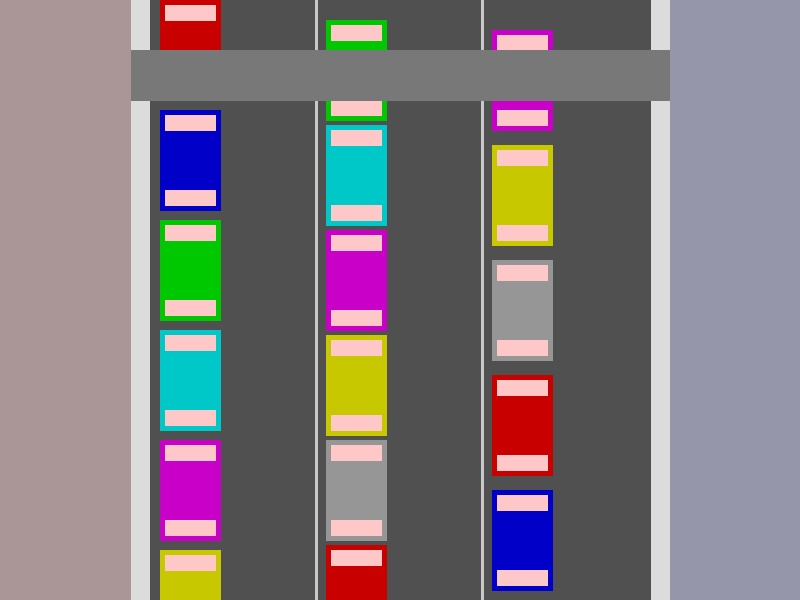
#> input picture real_traffic.jpg, 800 x 600 px
$ python direct_process.py
#> lines starting #> are read from the running program, lines starting #| are printed output that depends on the picture; after the words box and inside, x2 and y2 are one past the last pixel; in counts of white or black regions, pixels touching at a corner belong together
import cv2
import numpy as np
import matplotlib.pyplot as plt
import os
import base64
from PIL import Image
import io

def process_real_traffic_image():
    # Create output directory
    if not os.path.exists('output'):
        os.makedirs('output')

    # Load the image directly using OpenCV
    img = cv2.imread('real_traffic.jpg')
#> img is the input picture: shape (600, 800, 3); mean B, G, R 125.8, 121.4, 129.3
    if img is None:
        # If image doesn't exist, create a placeholder
        print("Creating placeholder traffic image...")
        img = np.zeros((600, 800, 3), dtype=np.uint8)
        # Draw a road with traffic
        cv2.rectangle(img, (200, 0), (600, 600), (80, 80, 80), -1)
        # Add cars
        for i in range(10):
            x = 250 + (i % 3) * 100
            y = 100 + (i // 3) * 120
            cv2.rectangle(img, (x, y), (x+80, y+40), (0, 0, 255), -1)
        cv2.imwrite('real_traffic.jpg', img)

    # Apply optimized detection for real traffic footage
    print("Processing traffic image...")

    # Convert to grayscale
    gray = cv2.cvtColor(img, cv2.COLOR_BGR2GRAY)
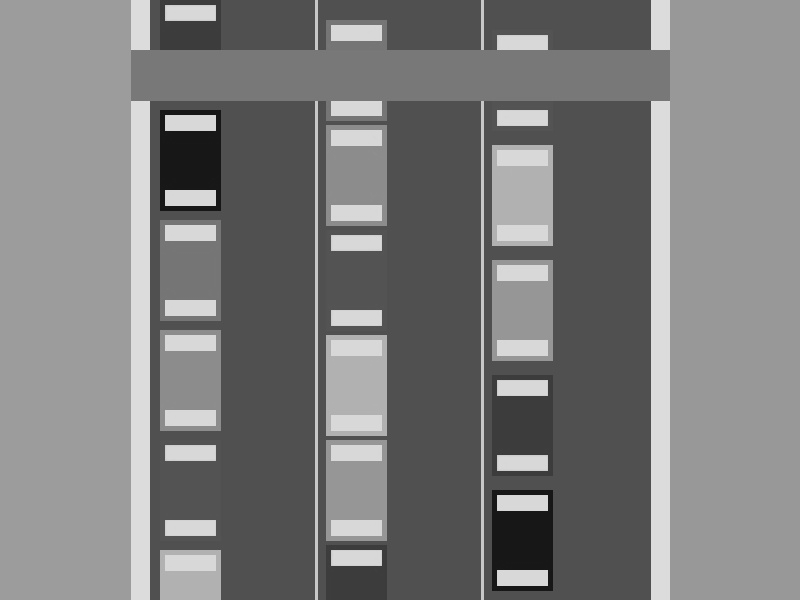
#> gray: shape (600, 800); min 18, max 226, mean 124.3

    # Apply Gaussian blur to reduce noise
    blurred = cv2.GaussianBlur(gray, (5, 5), 0)

    # Apply CLAHE (Contrast Limited Adaptive Histogram Equalization)
    clahe = cv2.createCLAHE(clipLimit=2.0, tileGridSize=(8, 8))
    enhanced = clahe.apply(blurred)

    # Apply adaptive thresholding
    thresh = cv2.adaptiveThreshold(enhanced, 255, cv2.ADAPTIVE_THRESH_GAUSSIAN_C,
                                  cv2.THRESH_BINARY_INV, 11, 2)
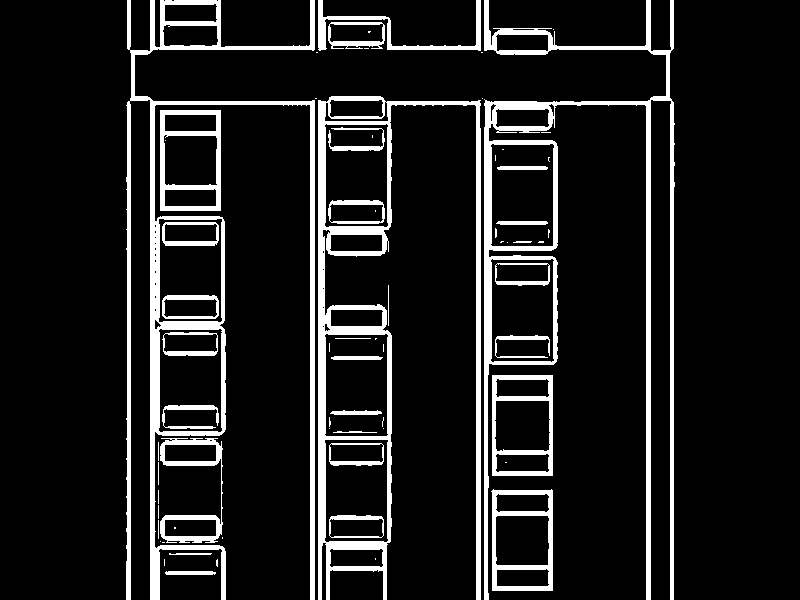
#> thresh: shape (600, 800); 11.4% white; 68 white regions (38 under 20 px), largest, box (x1, y1, x2, y2) and area: (126, 0, 315, 600) 14129, (484, 0, 675, 600) 13157, (318, 96, 481, 600) 12126

    # Apply morphological operations
    kernel = np.ones((5, 5), np.uint8)
    opening = cv2.morphologyEx(thresh, cv2.MORPH_OPEN, kernel)
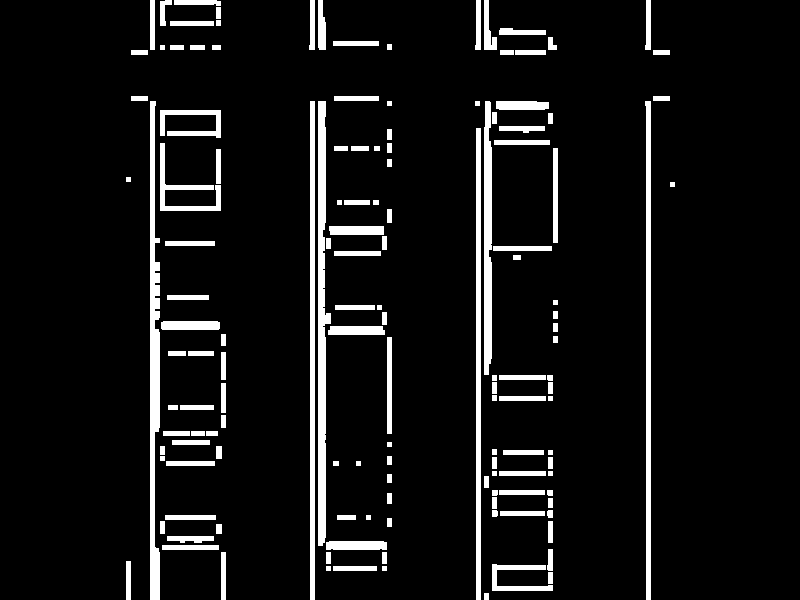
#> opening: shape (600, 800); 7.4% white; 141 white regions, largest, box (x1, y1, x2, y2) and area: (150, 101, 160, 600) 3538, (318, 101, 331, 546) 3456, (645, 101, 651, 600) 2500
    closing = cv2.morphologyEx(opening, cv2.MORPH_CLOSE, kernel)
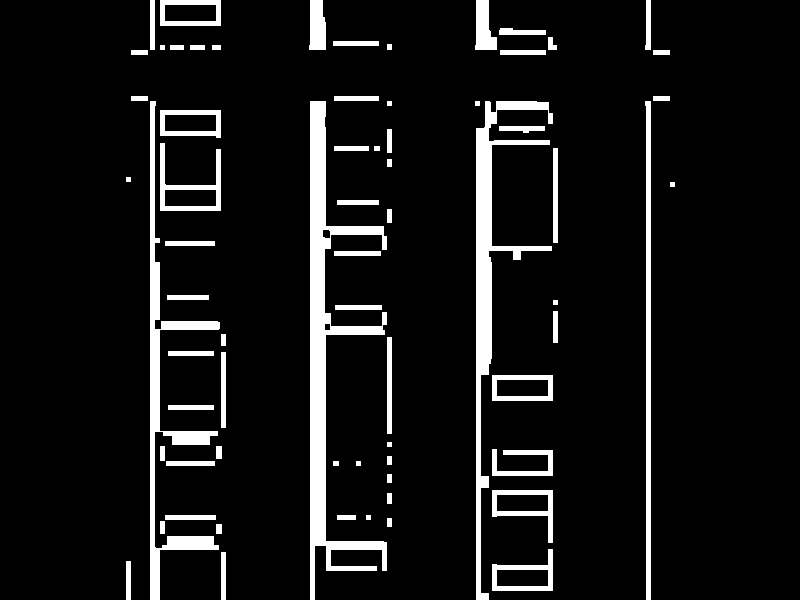
#> closing: shape (600, 800); 8.2% white; 69 white regions

    # Find contours
    contours, _ = cv2.findContours(closing, cv2.RETR_EXTERNAL, cv2.CHAIN_APPROX_SIMPLE)
#> contours = 69 contours, 9 with area under 20; largest, box (x1, y1, x2, y2) and area: (310, 101, 387, 600) 8808, (476, 101, 553, 600) 5811, (150, 101, 220, 600) 4728, (645, 101, 651, 600) 1996, (160, 143, 221, 211) 1814

    # Filter contours by size and draw bounding boxes
    min_contour_area = 500
    max_contour_area = 10000
    car_count = 0
    result_frame = img.copy()

    for contour in contours:
        area = cv2.contourArea(contour)
        if min_contour_area < area < max_contour_area:
            x, y, w, h = cv2.boundingRect(contour)
            # Filter by aspect ratio to better identify cars
            aspect_ratio = float(w) / h
            if 0.3 < aspect_ratio < 2.5:  # Typical car aspect ratios
                cv2.rectangle(result_frame, (x, y), (x + w, y + h), (0, 255, 0), 2)
                car_count += 1
#> this loop made 69 passes
#> (contour, area, x, y, w, h, aspect_ratio) on pass 22: ([[492, 375], [492, 400], [552, 400], [552, 375]], 1500, 492, 375, 61, 26, 2.35)
#> (area, x, y, w, h, aspect_ratio) on passes 3, 11, 17, 41, 44, 45: (1569, 492, 549, 61, 42, 1.45), (1613, 492, 490, 61, 53, 1.15), (593.5, 492, 449, 61, 27, 2.26), (1814.5, 160, 143, 61, 68, 0.897), (1508.5, 160, 110, 61, 28, 2.18), (1996.5, 645, 101, 6, 499, 0.012)
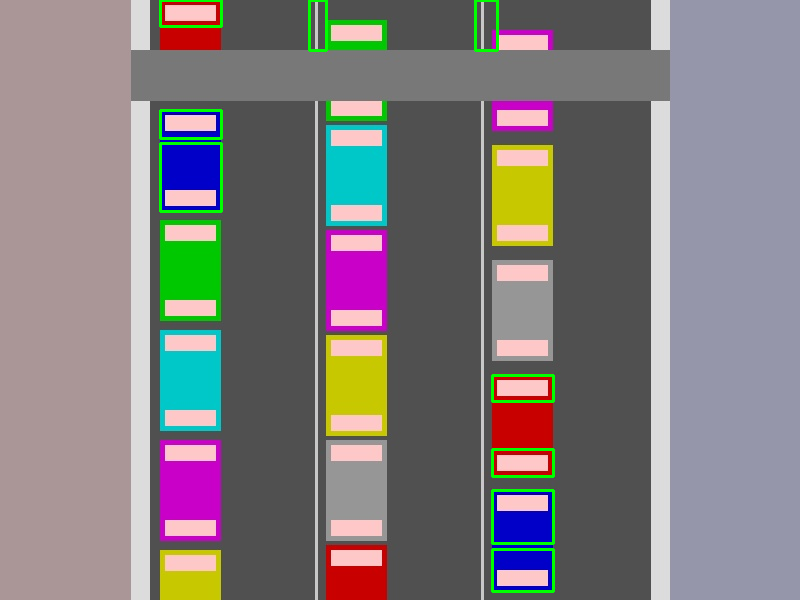
#> result_frame: shape (600, 800, 3); 1.02% of pixels changed, all inside (x1, y1, x2, y2) = (159, 0, 555, 593)
#> after the loop, car_count = 9

    # Add car count to the frame
    cv2.putText(result_frame, f'Cars: {car_count}', (10, 30),
                cv2.FONT_HERSHEY_SIMPLEX, 1, (0, 255, 0), 2)
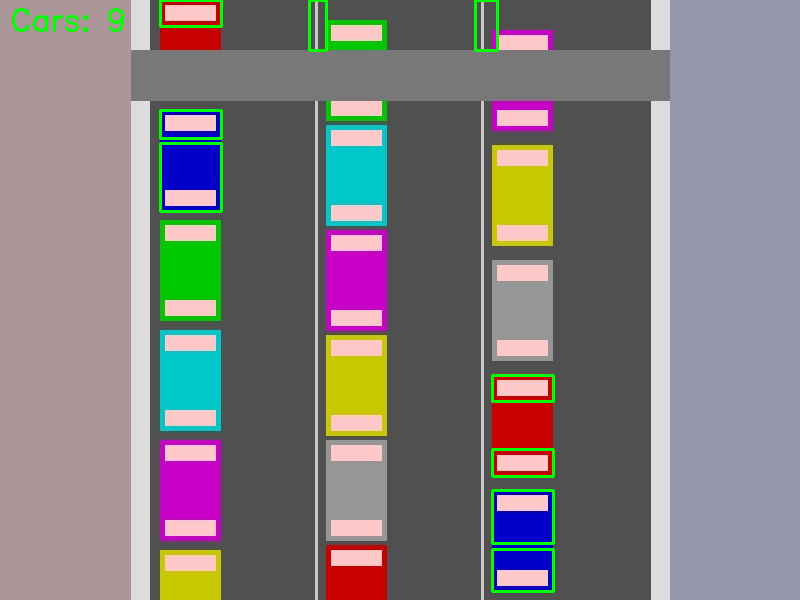
#> result_frame: shape (600, 800, 3); 0.15% of pixels changed, all inside (x1, y1, x2, y2) = (12, 8, 124, 32)

    # Save the result
    cv2.imwrite('output/detected_cars.jpg', result_frame)
    print(f"Detected {car_count} cars. Result saved to output/detected_cars.jpg")
#| Detected 9 cars. Result saved to output/detected_cars.jpg

    # Create a simple graph showing car count
    plt.figure(figsize=(10, 6))
    plt.bar(['Detected Cars'], [car_count], color='green')
    plt.title('Traffic Analysis Results')
    plt.ylabel('Number of Cars')
    plt.savefig('output/car_count_graph.png')
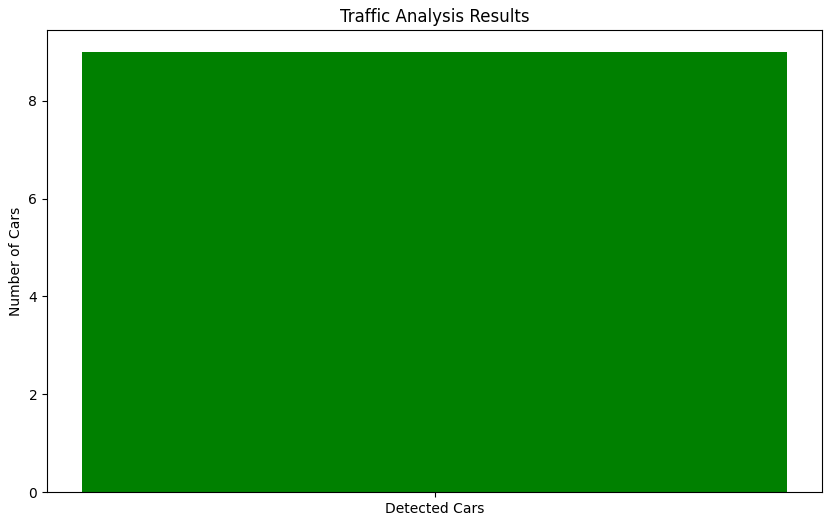
#> figure drawn by matplotlib, 1 panel
    print("Created car count graph: output/car_count_graph.png")

    return car_count

if __name__ == "__main__":
    process_real_traffic_image()
